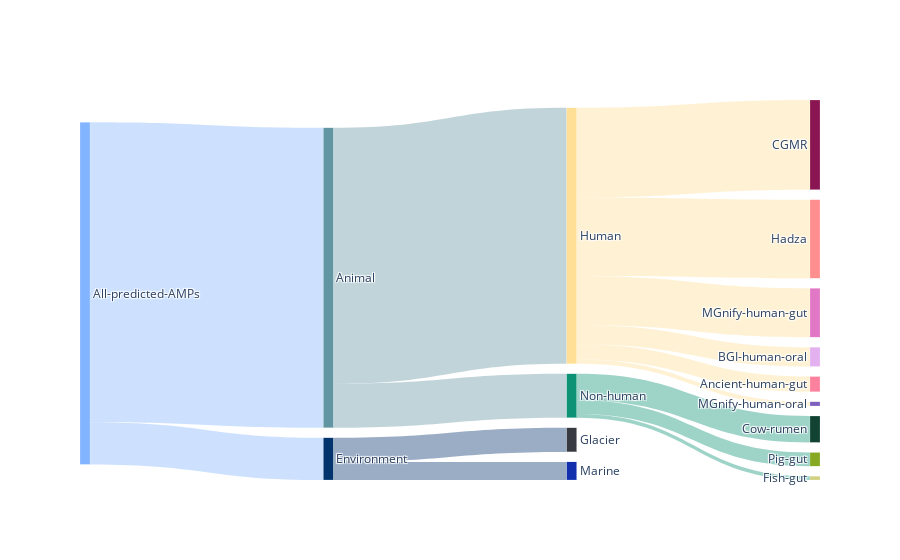

Here is the notebook cell this chart was saved with:
### Code cell
def hex_to_rgb(value,opacity=0.4):
    value = value.lstrip('#')
    lv = len(value)
    (r,g,b) = tuple(int(value[i:i + lv // 3], 16) for i in range(0, lv, lv // 3))
    code = 'rgba(%d,%d,%d,%.1f)' % (r,g,b,opacity)
    return code
  
color_lst = [ '#83B4FF',
              '#6295A2','#03346E',
              '#FFDE95','#0D9276',
              '#114232','#87A922','#D2D180',
              '#1230AE','#373A40',
              '#E178C5','#891652','#FF8E8F','#FC819E',
              '#7E60BF', '#E4B1F0',
            ]
label_lst = [ "All-predicted-AMPs",      ## 0
              "Animal", "Environment",   ## 1,2
              "Human", "Non-human",      ## 3,4
              "Cow-rumen", "Pig-gut", "Fish-gut",      ## 5,6,7    
              "Marine", "Glacier",       ## 8,9 
              "MGnify-human-gut", 'CGMR', 'Hadza', 'Ancient-human-gut',  ## 10,11,12,13
              "MGnify-human-oral", 'BGI-human-oral',  ## 14,15       
            ]

label2color = dict(zip(label_lst,color_lst))

link_color_lst = [
    label2color["All-predicted-AMPs"],
    label2color["Animal"],
    label2color["Human"],label2color["Human"],label2color["Human"],label2color["Human"],
    label2color["Animal"],
    label2color["Non-human"],label2color["Non-human"],label2color["Non-human"],
    label2color["All-predicted-AMPs"],
    label2color['Environment'],label2color['Environment'], 
    label2color['Human'], label2color['Human'],
]

fig = go.Figure(data=[go.Sankey(
    valueformat = ".0f",
    valuesuffix = "TWh",
    arrangement='snap',
    # Define nodes
    node = dict(
      pad = 10,
      thickness = 10,
      align='center',
      line = dict(color = "white", width = 0.2),
      label = label_lst,
      color = color_lst,
    ),
    link = dict(
      source = [0,      ## All -> Animal
                1,      ## Animal -> Human
                3,      ## Human -> MGnify-human-gut
                3,      ## Human -> CGMR
                3,      ## Human -> Hadza
                3,      ## Human -> Ancient-human-gut
                1,      ## Animal -> Non-human
                4,      ## Non-human -> Cow-rumen
                4,      ## Non-human -> Pig-gut
                4,      ## Non-human -> Fish-gut
                
                0,      ## All -> Environment
                2,      ## Environment -> Marine
                2,      ## Environment -> Glacier
                
                3,      ## Human -> MGnify-human-oral
                3,      ## Human -> BGI-human-oral
                ], 

      target = [1,      ## All -> Animal
                3,      ## Animal -> Human
                10,     ## Human -> MGnify-human-gut 
                11,     ## Human -> CGMR 
                12,     ## Human -> Hadza
                13,     ## Human -> Ancient-human-gut
                4,      ## Animal -> Non-human
                5,      ## Non-human -> Cow-rumen
                6,      ## Non-human -> Pig-gut
                7,      ## Non-human -> Fish-gut
                
                2,      ## All -> Environment
                8,     ## Environment -> Marine
                9,     ## Environment -> Glacier
                
                14,     ## Human -> MGnify-human-oral
                15,     ## Human -> BGI-human-oral
                ],    
      value = [885842, #1522945, ## All -> Animal
               755940, #1377067, ## Animal -> Human
               144498, #14760,   ## Human -> MGnify-human-gut
               264877, #558589,  ## Human -> CGMR
               231919, #486671,  ## Human -> Hadza
               45010, #52036,   ## Human -> Ancient-human-gut
               129902, #145878,  ## Animal -> Non-human
               78016, #89415,   ## Non-human -> Cow-rumen
               40564, #44368,   ## Non-human -> Pig-gut
               11322, #12095,   ## Non-human -> Fish-gut
               
               124688, #147655,  ## All -> Environment
               53437, #59051,   ## Environment -> Marine
               71251, #88604,   ## Environment -> Glacier
               
               12548, #12548,   ## Human -> MGnify-human-oral
               57088, #57088,   ## Human -> BGI-human-oral
               ],
      color = [hex_to_rgb(x) for x in link_color_lst]
  ))])

fig.show()
fig.write_image("AMPs.pdf", engine="kaleido")

### Figure 1 — Plotly figure (JSON) as saved in the notebook; plotly's stock layout.template omitted (floating-point values rounded to 4 significant figures)
{"data": [{"arrangement": "snap", "link": {"color": ["rgba(131,180,255,0.4)", "rgba(98,149,162,0.4)", "rgba(255,222,149,0.4)", "rgba(255,222,149,0.4)", "rgba(255,222,149,0.4)", "rgba(255,222,149,0.4)", "rgba(98,149,162,0.4)", "rgba(13,146,118,0.4)", "rgba(13,146,118,0.4)", "rgba(13,146,118,0.4)", "rgba(131,180,255,0.4)", "rgba(3,52,110,0.4)", "rgba(3,52,110,0.4)", "rgba(255,222,149,0.4)", "rgba(255,222,149,0.4)"], "source": [0, 1, 3, 3, 3, 3, 1, 4, 4, 4, 0, 2, 2, 3, 3], "target": [1, 3, 10, 11, 12, 13, 4, 5, 6, 7, 2, 8, 9, 14, 15], "value": [885842, 755940, 144498, 264877, 231919, 45010, 129902, 78016, 40564, 11322, 124688, 53437, 71251, 12548, 57088]}, "node": {"align": "center", "color": ["#83B4FF", "#6295A2", "#03346E", "#FFDE95", "#0D9276", "#114232", "#87A922", "#D2D180", "#1230AE", "#373A40", "#E178C5", "#891652", "#FF8E8F", "#FC819E", "#7E60BF", "#E4B1F0"], "label": ["All-predicted-AMPs", "Animal", "Environment", "Human", "Non-human", "Cow-rumen", "Pig-gut", "Fish-gut", "Marine", "Glacier", "MGnify-human-gut", "CGMR", "Hadza", "Ancient-human-gut", "MGnify-human-oral", "BGI-human-oral"], "line": {"color": "white", "width": 0.2}, "pad": 10, "thickness": 10}, "type": "sankey", "valueformat": ".0f", "valuesuffix": "TWh"}], "layout": {}}
